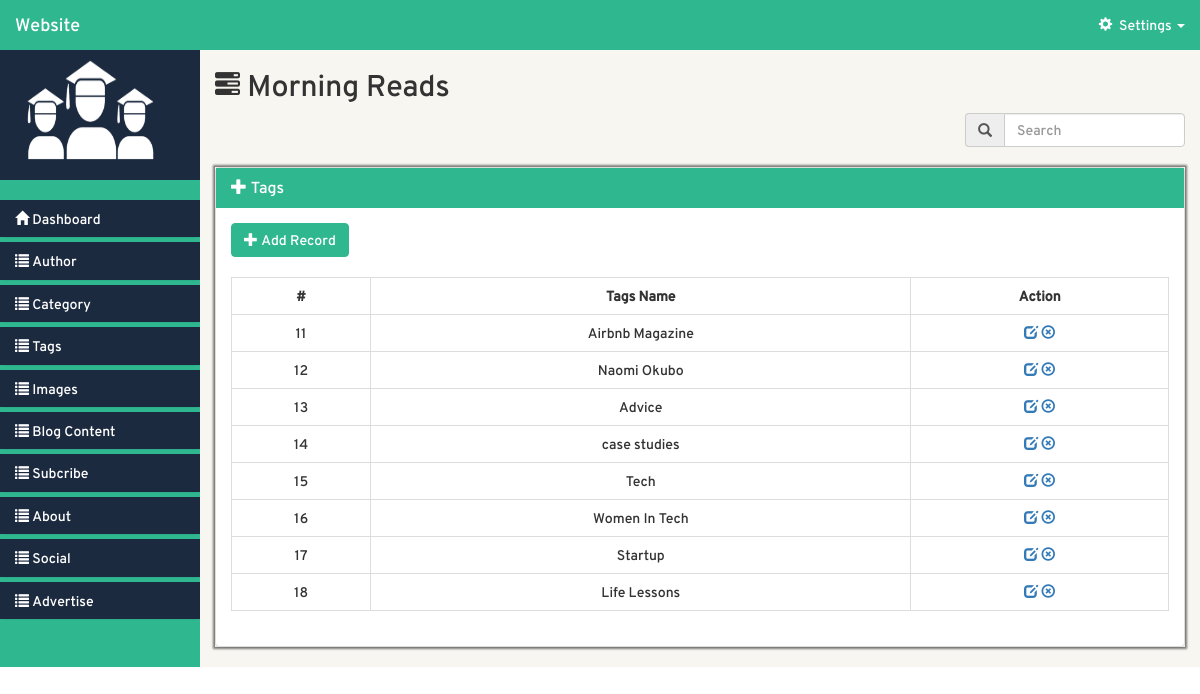
Page /admin-website/views/index.php?page=Tags_read (signed in) on the committed database.
### tables this page shows
CREATE TABLE `tags` (
  `id` int(11) NOT NULL,
  `title` varchar(255) NOT NULL
);

### admin-website/src/Tags.php (called while the page is built, shortened)
<?php
class Tags {
	private $db;
	private static $table="tags";
	public $per_page = 10;
	public $offset;
	function __construct() {
		try {
			$this->db = new PDO('mysql:host='.DB_HOST.';dbname='.DB_NAME,DB_USER,DB_PASSWORD);
			$this->db->setAttribute(PDO::ATTR_ERRMODE, PDO::ERRMODE_EXCEPTION);
			$query1 = $this->db->prepare('SET CHARACTER SET utf8');
			$query = $this->db->prepare("SET SESSION collation_connection ='utf8_general_ci'");
		    $query1->execute();
		    $query->execute();
		} catch (PDOException $e) {
			echo $e->getMessage();
		}
	}
	public function read() {
		try {
			$stmt = $this->db->prepare("SELECT * FROM ".self::$table." ORDER BY id ASC LIMIT $this->per_page offset $this->offset");
			$stmt->execute();
			$records = array();
			if($stmt->rowCount() > 0) {
				while($row = $stmt->fetch(5)) {
					$records[] = $row;
				}
			}
			return $records;
		} catch (PDOException $e) {
			echo $e->getMessage();
		}
	}
}
$Tags = new Tags();
 ?>

### admin-website/src/model.php (called while the page is built, shortened)
<?php
    require_once LIB_PATH.DS.'Tags.php';
 ?>

### admin-website/views/Tags/index.php (the view, shortened to what this page needs)
<?php
	$rec = $Tags->count_all();
	$page = !empty($_GET['rows']) ? (int)$_GET['rows'] : 1;
	$per_page = $Tags->per_page;
	$total_count = $rec->total;
	$pagination = new Pagination($page, $per_page, $total_count);
	$Tags->offset = $pagination->offset();
	$records = $Tags->read();
 ?>
      <div class="col-md-9 col-lg-10 col-sm-7 col-xs-12 right-container">
        <div class="row header-section">
            <div class="col-md-12 header-title">
                <h2 class="h2"><span class="glyphicon glyphicon-tasks"></span><?php include '../layouts/title.php'; ?> </h2>
            </div>
        </div>
        <div class="row">
          <div class="col-md-3 col-md-offset-9 search-box">
                <div class="input-group">
                    <div class="input-group-addon"><span class="glyphicon glyphicon-search"></span></div>
                    <input type="search" name="" id="key" class="form-control" title="" placeholder="Search" onkeyup="get()">
                </div>
                <br>
          </div>
        </div>
        <div class="panel-group" id="body-accordion">
          <div class="panel panel-default main-body">
            <div class="panel-heading body-head">
              <h4 class="panel-title">
                 <a data-toggle="collapse" data-parent="#body-accordion" href="#body-collapse">
                <span class="glyphicon glyphicon-plus"></span>&nbsp;Tags</a>
              </h4>
            </div>
            <div id="body-collapse" class="panel-collapse collapse in">
               <div class="row main-part">
                  <div class="col-md-12 inner-part">
						<a class="btn btn-primary" href="index.php?page=Tags_create"><span class="glyphicon glyphicon-plus"></span> Add Record</a><br><br>
						<?php
							if($records) { ?>
								<div id="values">
									<table class="table table-bordered">
										<tr class="">
											<th>#</th>
											<th>Tags Name</th>
											<th class="text-center">Action</th>
										</tr>
										<?php foreach ($records as $record) { ?>
											<tr class="">
												<td><?php echo $record->id; ?></td>
												<td><?php echo $record->title; ?></td>
												<td class="text-center">
													<a href="index.php?page=Tags_update&id=<?php echo $record->id; ?>"><span class="glyphicon glyphicon-edit"></span></a>
													<a href="index.php?page=Tags_delete&id=<?php echo $record->id; ?>"><span class="glyphicon glyphicon-remove-circle"></span></a>
												</td>
											</tr>
										<?php } ?>
									</table>
								</div>
								<?php
							} else { ?>
								<div class="alert alert-info">No Record Found.</div>
							<?php }
						 ?>
                  </div>
               </div>
            </div>
          </div>
        </div>
      </div>

### admin-website/css/styles.css (style rules this page uses)
* { margin: 0; padding: 0; -moz-box-sizing:border-box; }
body { font-family: 'overpassregular'; }
.inner-part { position: relative; }
::placeholder { font-family: 'overpassregular'; }
.main-body > .body-head { background-color: #2fb78f; color: white; }
.panel-title { border-radius: 0px; }
.panel-title > a { outline: none; border-radius: 0px; text-decoration: none; }
.panel-heading { border-radius: 0px; border: 0; }
#body-collapse { padding: 15px; }
.right-container { background: #f7f6f1; min-height: 600px; }
.glyphicon-tasks { font-size: 25px; }
.table-bordered td,.table-bordered th { text-align: center; }
.btn-primary { background-color: #2FB78F !important; border: 1px solid #2FB78F; }
#body-accordion { box-shadow: 0px 0px 2px 2px rgba(0,0,0,0.5); border: none; }

### rows in the picture
tags: id "11", title "Airbnb Magazine"
tags: id "12", title "Naomi Okubo"
tags: id "13", title "Advice"
tags: id "14", title "case studies"
tags: id "15", title "Tech"
tags: id "16", title "Women In Tech"
tags: id "17", title "Startup"
tags: id "18", title "Life Lessons"
